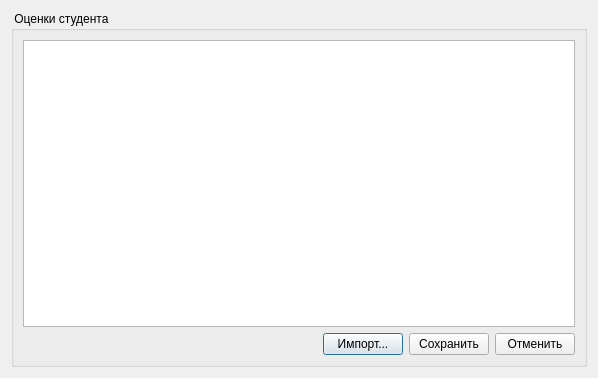
<?xml version="1.0" encoding="UTF-8"?>
<ui version="4.0">
 <class>marksdialog</class>
 <widget class="QDialog" name="marksdialog">
  <property name="windowModality">
   <enum>Qt::ApplicationModal</enum>
  </property>
  <property name="geometry">
   <rect>
    <x>0</x>
    <y>0</y>
    <width>598</width>
    <height>378</height>
   </rect>
  </property>
  <property name="windowTitle">
   <string>Dialog</string>
  </property>
  <property name="modal">
   <bool>true</bool>
  </property>
  <layout class="QHBoxLayout" name="horizontalLayout_2">
   <item>
    <widget class="QGroupBox" name="groupBox">
     <property name="title">
      <string> Оценки студента </string>
     </property>
     <layout class="QVBoxLayout" name="verticalLayout">
      <item>
       <widget class="QTableView" name="marksTableView"/>
      </item>
      <item>
       <layout class="QHBoxLayout" name="horizontalLayout">
        <item>
         <spacer name="horizontalSpacer">
          <property name="orientation">
           <enum>Qt::Horizontal</enum>
          </property>
          <property name="sizeHint" stdset="0">
           <size>
            <width>40</width>
            <height>20</height>
           </size>
          </property>
         </spacer>
        </item>
        <item>
         <widget class="QPushButton" name="importMarksButton">
          <property name="text">
           <string>Импорт...</string>
          </property>
         </widget>
        </item>
        <item>
         <widget class="QPushButton" name="saveMarksButton">
          <property name="text">
           <string>Сохранить</string>
          </property>
         </widget>
        </item>
        <item>
         <widget class="QPushButton" name="cancelMarksButton">
          <property name="text">
           <string>Отменить</string>
          </property>
         </widget>
        </item>
       </layout>
      </item>
     </layout>
    </widget>
   </item>
  </layout>
 </widget>
 <resources/>
 <connections/>
</ui>
